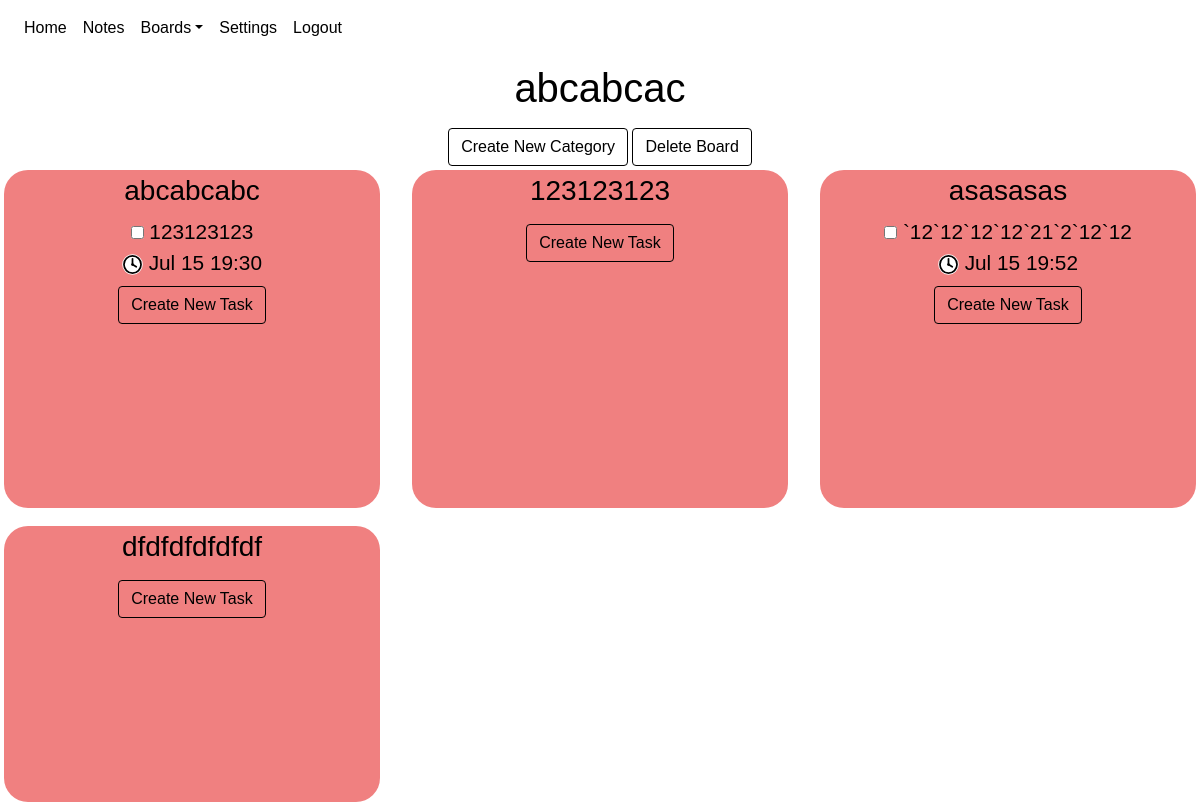
/boards/1 (signed in), run on an earlier commit of the app's database.
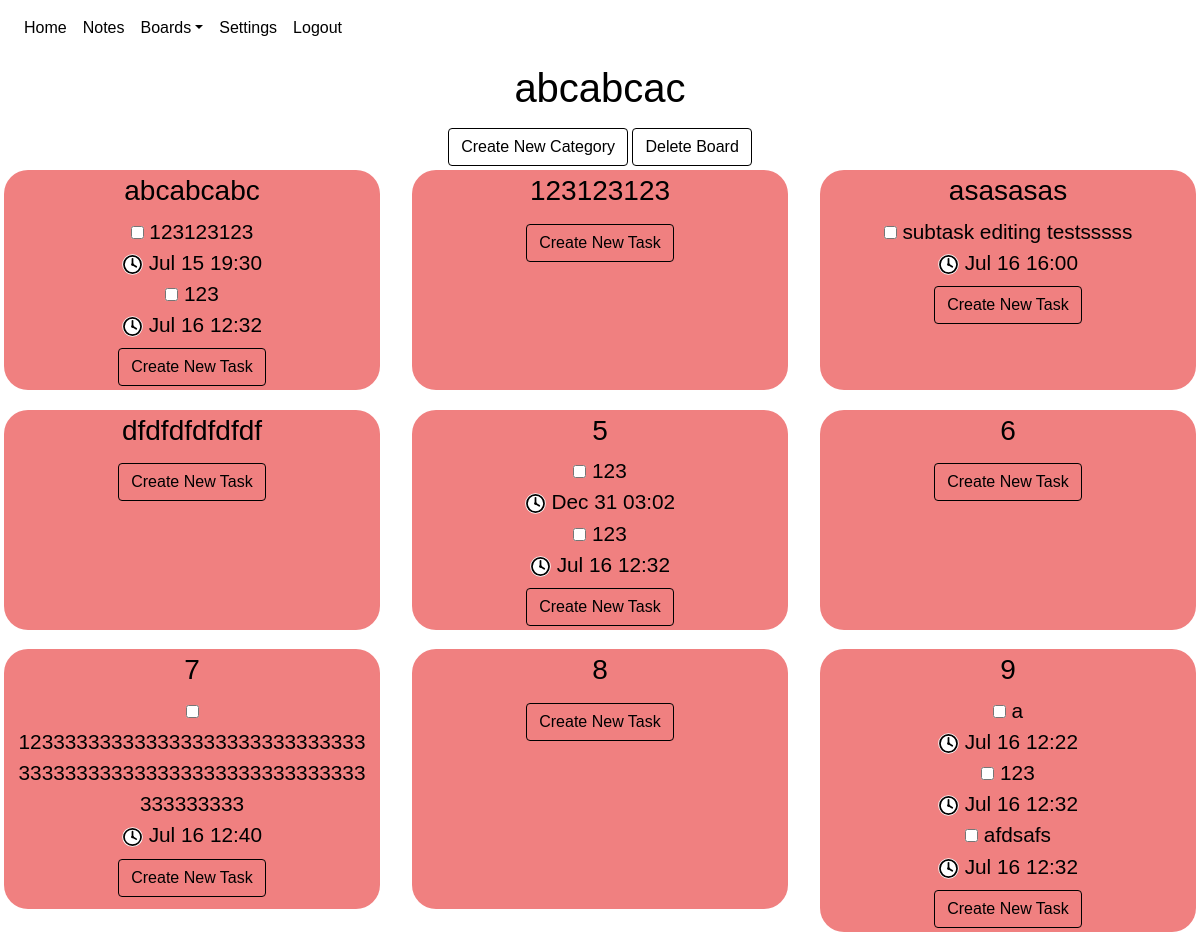
And on a later commit of the database.
### website/models.py (models this page shows)
class Board(db.Model):
    id = db.Column(db.Integer, primary_key = True)
    name = db.Column(db.String(100))
    date = db.Column(db.DateTime(timezone=True), default=func.now())
    category_num = db.Column(db.Integer)
    categories = db.relationship('Category')
    tasks = db.relationship('Task')
    user_id = db.Column(db.Integer, db.ForeignKey('user.id'))

class Category(db.Model):
    id = db.Column(db.Integer, primary_key = True)
    name = db.Column(db.String(100))
    date = db.Column(db.DateTime(timezone=True), default=func.now())
    user_id = db.Column(db.Integer, db.ForeignKey('user.id'))
    board_id = db.Column(db.Integer,db.ForeignKey('board.id'))
    tasks = db.relationship('Task')

class Task(db.Model):
    id = db.Column(db.Integer, primary_key = True)
    created = db.Column(db.DateTime(timezone = True), default = func.now())
    last_modified = db.Column(db.DateTime(timezone = True), default = func.now())
    due_date = db.Column(db.DateTime(timezone = True))
    name = db.Column(db.String(100))
    description = db.Column(db.String(10000))
    completed = db.Column(db.Boolean, default = False)
    category = db.Column(db.Integer, db.ForeignKey('category.id'))
    board = db.Column(db.Integer, db.ForeignKey('board.id'))
    subtasks = db.relationship('Subtask')
    user_id = db.Column(db.Integer, db.ForeignKey('user.id'))

### website/views.py (the view)
@views.route('/boards/<board>', methods = ['GET'])
@login_required
def view_board(board):
    return render_template("boardview.html", user = current_user, board = board)

### website/__init__.py (called while the page is built)
def create_app():
    app = Flask(__name__)
    app.config['SECRET_KEY'] = urandom(12).hex()
    app.config['SQLALCHEMY_DATABASE_URI'] = f'sqlite:///{DB_NAME}'
    app.config['SQLALCHEMY_TRACK_MODIFICATIONS'] = False
    db.init_app(app)
    from .views import views
    from .auth import auth
    app.register_blueprint(views, url_prefix='/')
    app.register_blueprint(auth, url_prefix='/')
    from .models import User, Note, Board, Task, Category
    create_database(app)
    login_manager = LoginManager()
    login_manager.login_view = 'auth.login'
    login_manager.init_app(app)
    @login_manager.user_loader
    def load_user(id):
        return User.query.get(id)
    return app

### website/templates/boardview.html (shortened to what this page needs)
{% extends "base.html" %}{% block title %} {{ board }} {% endblock%}
{% block style %}
<link rel="stylesheet" href="{{ url_for('static', filename = 'boardView.css') }}" />
{% endblock %}
{% block content %}
{% for boardObject in user.boards%}
{% if boardObject.id == board|int %}
{% set boardname = boardObject.name|string %}
<div class="board-title" id="board-title-div">
<h1 align="center"
id="board-title"
class="title"
ondblclick="editTitleDisplay()"
name="board-title">
{{ boardname }}
</h1>
</div>
<div align="center">
<button
class="btn btn-primary"
id="create-category-button"
onclick="showCategoryCreation()"
>
Create New Category
</button>
<button
onclick="showDeleteConfirmation(`deleteBoard({{ boardObject.id }});`, 'board');"
id="deleteBoard"
class="btn btn-secondary"
href="/boards"
>
Delete Board
</button>
</div>
<div
class="board_content"
id="envelop_content" >
{% for cat in boardObject.categories %}
<div align="center" class="category-container" name="{{ cat.name }}">
    <h3 align="center" class="display-category category_name C{{cat.id}}" ondblclick="editCategoryDisplay('{{cat.id}}')", id="category-title-{{cat.id}}" >{{ cat.name }}</h3>
    <ul class="task_list">
    {% for task in cat.tasks%}
    {% if task.completed == False %}
    <li align="center" class="task-item-incompleted">
        <input
        type="checkbox"
        class="task-checkbox"
        id="{{task.id}}"
        onclick="toggleTaskCompletion({{task.id}}, {{boardObject.id}})"/>
        <a class="edit_task_link" href="/boards/{{boardObject.id}}/{{cat.id}}/{{task.id}}">
            <span class="incompleted-task-text">{{task.name}}<br><img src="{{url_for('static', filename = 'clock.svg')}}" id="clock-svg"> {{task.due_date.strftime('%b %d %H:%M')}}</span>
        </a>
    </li>
    {% endif %}
    {% endfor %}
    </ul>
    <div align="center" id="new-task-container-div" class="new-task-container">
    <button
    class="btn btn-primary"
    id="createTask"
    onclick="showTaskCreation({{ boardObject.id }}, {{ cat.id }} )"
    >
    Create New Task
    </button>
    </div>
</div>
{% endfor %}
</div>
{% endif %}
{% endfor %}
{% endblock %}

### website/templates/base.html (shortened to what this page needs)
<!DOCTYPE html>
<html>
  <head>
    <link
      rel="stylesheet"
      href="https://stackpath.bootstrapcdn.com/bootstrap/4.4.1/css/bootstrap.min.css"
    />
    <link
      rel="stylesheet"
      href="https://stackpath.bootstrapcdn.com/font-awesome/4.7.0/css/font-awesome.min.css"
    />
    <link rel="stylesheet"
    href="{{url_for('static', filename='fontpicker.css')}}"
    />
    <link
      rel="stylesheet"
      href="{{ url_for('static', filename='base.css')}}"
    />
    {% block style %}{% endblock %}
  </head>
  <body>
    <nav class="navbar navbar-expand-lg navbar-dark bg-dark">
      <div class="collapse navbar-collapse" id="navbar">
        <div class="navbar-nav">
          {% if user.is_authenticated %}
          <a class="nav-item nav-link" id="home" href="/">Home</a>
          <a class="nav-item nav-link" id="Notes" href="/notes">Notes</a>
          <li class="nav-item dropdown">
            <a class="nav-link dropdown-toggle" data-toggle="dropdown" href="/boards" role="button">Boards</a>
          </li>
          <a class="nav-item nav-link" id="settings" href="/settings">Settings</a>
          <a class="nav-item nav-link" id="logout" href="/logout">Logout</a>
          {% else %}
          <a class="nav-item nav-link" id="home" href="/">Home</a>
          <a class="nav-item nav-link" id="login" href="/login">Login</a>
          <a class="nav-item nav-link" id="signUp" href="/sign-up">Sign Up</a>
          {% endif %}
        </div>
      </div>
    </nav>
    <div id="container">
      {% block content %} {% endblock %}
      </div>
  </body>
</html>

### website/static/base.css (style rules this page uses)
:root { --background-color: #ffffff; --text-color: #000000; --navbar-text-color: #9a9da0; --navbar-highlight-color: #ffffff; --navbar-background-color: #343a40; --button-text-color: #ffffff; --confirm-button-color: #007bff; --cancel-button-color: #6c757d; --delete-button-color: #ff0000; --create-screen-filter:rgba(0,0,255,.4); --delete-screen-filter:rgba(255,0,0,.6); --font-family: -apple-system, BlinkMacSystemFont,'Segoe UI',Roboto,'Helvetica Neue',Arial,'Noto Sans',sans-serif,'Apple Color Emoji','Segoe UI Emoji','Segoe UI Symbol','Noto Color Emoji'; --font-style: none; --font-weight: 500; }
.navbar { background-color: var(--navbar-background-color)!important; }
div.dropdown-menu.show, div.navbar-collapse.collapse, li.dropdown { background-color: var(--navbar-background-color)!important; }
.navbar a { color: var(--navbar-text-color)!important; background-color: var(--navbar-background-color)!important; }
h1, h2, h3, h4, h5, h6, p, div, body, a, li.list-group-item { color: var(--text-color); background-color: var(--background-color); font-weight: var(--font-weight); font-family: var(--font-family); font-style: var(--font-style); }
button.btn.btn-primary { background-color: var(--confirm-button-color)!important; border-color: var(--confirm-button-color)!important; color: var(--button-text-color)!important; font-weight: var(--font-weight); font-family: var(--font-family); font-style: var(--font-style); }
button.btn.btn-secondary { background-color: var(--cancel-button-color)!important; border-color: var(--cancel-button-color)!important; color: var(--button-text-color)!important; font-weight: var(--font-weight); font-family: var(--font-family); font-style: var(--font-style); }

### website/static/boardView.css (style rules this page uses)
body { width: 100%; height: 80vh; }
#container { width: 100%; height: 100%; }
div#board-title-div { align-items: center; display:block; width:100%; min-width: 100%; padding: 0.5rem; }
:root { --show-title: block; --show-input-box: None; --show-changename-button: None; --category-background-color: lightcoral; }
input { text-align: center; }
h1#board-title { display: var(--show-title); }
.board_content { width: 100%; position: relative; min-height: 80vh; gap: 1.5% 2%; background-color: none; margin-bottom: 1%; }
@media only screen and (min-width: 992px) { .board_content { display: grid; grid-template-columns: repeat(3, 1fr); } }
div.category-container { background-color: var(--category-background-color); border-radius: 1.5em; min-height: fit-content; height: auto; max-height: 100%; padding: 0.25rem; margin: 0.25rem; min-width: 20%; }
li.task-item-incompleted { text-decoration: none; background-color: var(--category-background-color); }
ul.task_list { list-style-type: none; margin: 0.5rem; padding: 0; font-size: 1.3rem; word-wrap:break-word; max-width: 100%; background-color: var(--category-background-color); overflow-y: auto; min-height: fit-content; max-height: 62%; }
.incompleted-task-text, .completed-task-text { background-color: var(--category-background-color); }
.category_name, .new-task-container { background-color: inherit; width: fit-content; height: fit-content; }
img#clock-svg { width: 1.3rem; }
a.edit_task_link { color:black; }

What changed in the data, as far as the page shows it:
removed Task: name "`12`12`12`12`21`2`12`12", completed False (drawn), due_date "Jul 15 19:52", shown under Category "asasasas"
added Task: name "123", completed False (drawn), due_date "Jul 16 12:32", shown under Category "abcabcabc"
added Task: name "subtask editing testsssss", completed False (drawn), due_date "Jul 16 16:00", shown under Category "asasasas"
added Category: name "5"
added Task: name "123", completed False (drawn), due_date "Dec 31 03:02", shown under "5"
added Task: name "123", completed False (drawn), due_date "Jul 16 12:32", shown under "5"
added Category: name "6"
added Category: name "7"
added Task: name "123333333333333333333333333333333333333333333333333333333333333333333", completed False (drawn), due_date "Jul 16 12:40", shown under "7"
added Category: name "8"
added Category: name "9"
added Task: name "a", completed False (drawn), due_date "Jul 16 12:22", shown under "9"
added Task: name "123", completed False (drawn), due_date "Jul 16 12:32", shown under "9"
added Task: name "afdsafs", completed False (drawn), due_date "Jul 16 12:32", shown under "9"
